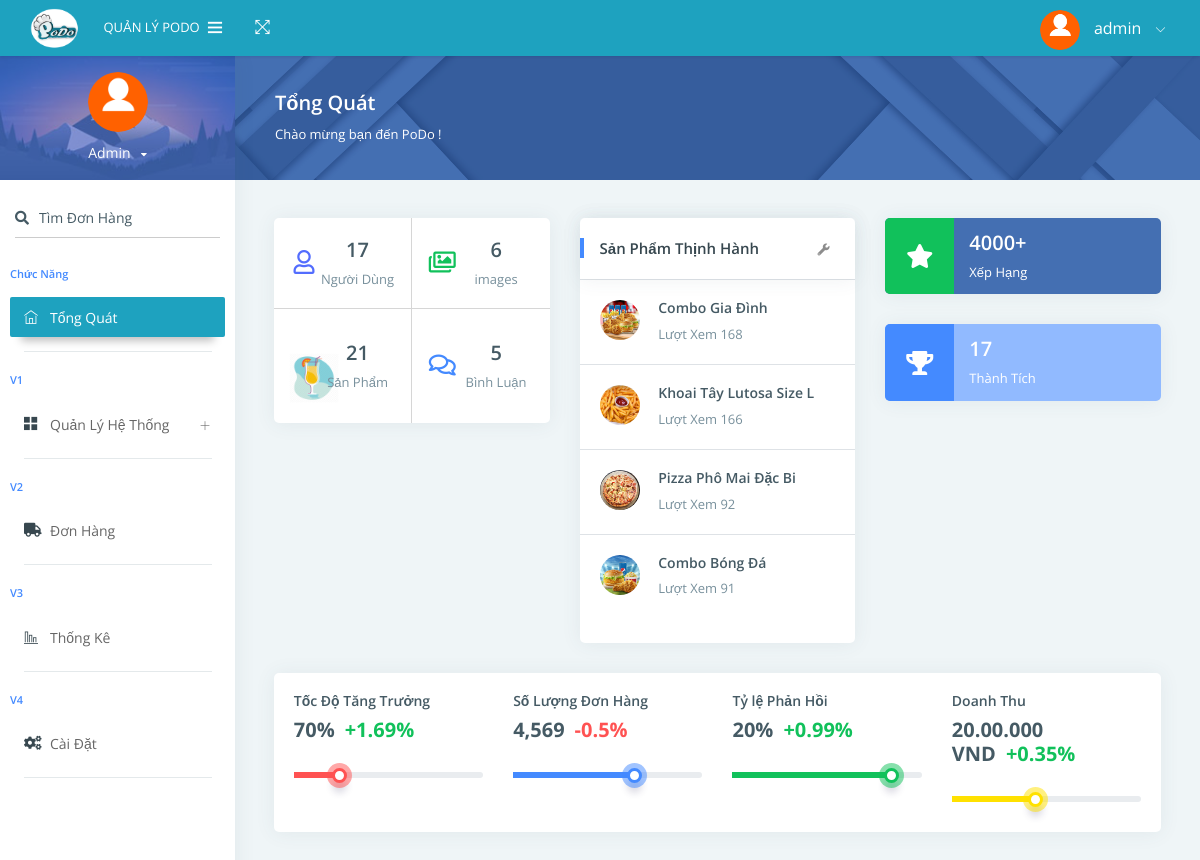
Screenshot of /Admin/ (signed in) with the database file from the repository.
### tables this page shows
CREATE TABLE `information` (
  `id_information` int(11) NOT NULL,
  `logo` varchar(200) NOT NULL COMMENT 'url logo',
  `address1` varchar(200) NOT NULL COMMENT 'địa chỉ 1',
  `phone` varchar(50) NOT NULL COMMENT 'số điện thoại',
  `email` varchar(200) NOT NULL COMMENT 'email'
);

CREATE TABLE `user` (
  `idUser` int(11) NOT NULL,
  `userName` varchar(200) NOT NULL,
  `passWord` varchar(50) NOT NULL,
  `email` varchar(50) NOT NULL,
  `phone` varchar(50) NOT NULL COMMENT 'Số Điện Thoại',
  `fullName` varchar(50) NOT NULL COMMENT 'Họ và Tên',
  `isAdmin` bit(1) NOT NULL,
  `id_role` int(11) NOT NULL COMMENT 'Mã Vai Trò',
  `image` varchar(200) NOT NULL COMMENT 'avata',
  `adress` varchar(200) NOT NULL COMMENT 'Địa Chỉ',
  `disabled` bit(1) NOT NULL COMMENT 'Cấm truy cập'
);

CREATE TABLE `product` (
  `id_product` int(11) NOT NULL COMMENT 'mã sản phẩm',
  `nameProduct` varchar(200) NOT NULL COMMENT 'tên sản phẩm',
  `price` int(11) NOT NULL COMMENT 'giá tiền',
  `discount` int(2) NOT NULL COMMENT 'giảm giá (%)',
  `image` varchar(200) NOT NULL COMMENT 'url hình ảnh',
  `describe` varchar(3000) NOT NULL COMMENT 'thông tin sản phẩm',
  `id_category` int(11) NOT NULL COMMENT 'mã loại',
  `view` int(11) NOT NULL COMMENT 'số lượt xem',
  `date` date NOT NULL COMMENT 'ngày đăng sản phẩm'
);

### Admin/index.php (the view, shortened to what the rows shown need)
<?php
    if ($_SESSION['user']['id_role']!=1) {
        header("location: ../Login/");
    } else {
        require_once('.././Library/library.php');
?>
<!DOCTYPE html>
<html lang="en">
<head>
    <link rel="stylesheet" href="assets/pages/waves/css/waves.min.css" type="text/css" media="all">
    <link rel="stylesheet" type="text/css" href="assets/css/bootstrap/css/bootstrap.min.css">
    <link rel="stylesheet" href="assets/pages/waves/css/waves.min.css" type="text/css" media="all">
    <link rel="stylesheet" type="text/css" href="assets/icon/themify-icons/themify-icons.css">
    <link rel="stylesheet" type="text/css" href="assets/css/font-awesome-n.min.css">
    <link rel="stylesheet" type="text/css" href="assets/css/font-awesome.min.css">
    <link rel="stylesheet" href="https://use.fontawesome.com/releases/v5.15.3/css/all.css">
    <link rel="stylesheet" type="text/css" href="assets/css/jquery.mCustomScrollbar.css">
    <link rel="stylesheet" type="text/css" href="assets/css/style.css">
    <link rel="stylesheet" href="./Home_AD/style_admin.css">
</head>
<body>
    <div id="pcoded" class="pcoded">
        <div class="pcoded-container navbar-wrapper">
            <nav class="navbar header-navbar pcoded-header">
                <div class="navbar-wrapper">
                    <div class="navbar-logo">
                        <a href="../index.php">
                            <?php logo(0) ?>
                            <span>Quản Lý PoDo</span>
                        </a>
                    </div>
                    <div class="navbar-container container-fluid">
                        <ul class="nav-right">
                            <li class="user-profile header-notification">
                                <a href="#!" class="waves-effect waves-light">
                                    <?php avatar($idCustomer,0)?>
                                    <i class="ti-angle-down"></i>
                                </a>
                            </li>
                        </ul>
                    </div>
                </div>
            </nav>
            <div class="pcoded-main-container">
                <div class="pcoded-wrapper">
                    <nav class="pcoded-navbar">
                        <div class="pcoded-inner-navbar main-menu">
                            <div class="">
                                <div class="main-menu-header">
                                    <?php avatar($idCustomer,1)?>
                                </div>
                            </div>
                        </div>
                    </nav>
                    <div class="pcoded-content">
                        <div class="pcoded-inner-content">
                            <div class="main-body">
                                <div class="page-wrapper">
                                    <div class="page-body">
                                        <div class="row">
                                            <div class="col-xl-4 col-md-12">
                                                <div class="card table-card">
                                                    <div class="card-block">
                                                        <div class="table-responsive">
                                                            <table class="table table-hover m-b-0 without-header">
                                                                <tbody>
                                                                    <?php
                                                                        $conn = connectDB();
                                                                        $result = $conn -> query("SELECT * FROM product WHERE view > 0 ORDER BY view DESC LIMIT 0, 4");
                                                                        if ($result->num_rows > 0) {
                                                                            while($row = $result-> fetch_assoc()) {
                                                                                echo '
                                                                                    <tr>
                                                                                        <td>
                                                                                            <div class="d-inline-block align-middle">
                                                                                                <img src="../images/'.$row['image'].'" alt="user image" class="img-radius img-40 align-top m-r-15">
                                                                                                <div class="d-inline-block">
                                                                                                    <h6>'.substr($row['nameProduct'],0,24).'</h6>
                                                                                                    <p class="text-muted m-b-0">Lượt Xem '.$row['view'].'</p>
                                                                                                </div>
                                                                                            </div>
                                                                                        </td>
                                                                                    </tr>';
                                                                            }
                                                                        }
                                                                    ?>
                                                                </tbody>
                                                            </table>
                                                        </div>
                                                    </div>
                                                </div>
                                            </div>
                                        </div>
                                    </div>
                                </div>
                            </div>
                        </div>
                    </div>
                </div>
            </div>
        </div>
    </div>
</body>
</html>
<?php
    }
?>

### Library/library.php (shortened to what the rows shown need)
<?php
function logo($note)
{
    $conn = connectDB();
    $result = $conn->query("SELECT * FROM information ");
    $row = $result->fetch_assoc();
    if ($note == 0) {
        echo '
            <img class="img-fluid" src="../images/' . $row['logo'] . '" alt="Theme-Logo" />
        ';
    } else if ($note == 1) {
        echo '
            <img class="img-fluid" src="../../images/' . $row['logo'] . '" alt="Theme-Logo" />
        ';
    } else if ($note == 2) {
        echo '
            <img src="./images/' . $row['logo'] . '" alt="logo PoDo" />
        ';
    } else if ($note == 3) {
        echo '
            <img src="./images/' . $row['logo'] . '" alt="logo PoDo" />
        ';
    }
}
function avatar($id, $note)
{
    $conn = connectDB();
    $result = $conn->query("SELECT * FROM user WHERE idUser = '" . $id . "'");
    $row = $result->fetch_assoc();
    if ($note == 0) {
        echo '
            <img src=".././images/avata/' . $row['image'] . '" class="img-radius" alt="User-Profile-Image">
            <span>' . $row['userName'] . '</span>
        ';
    } else if ($note == 1) {
        echo '
            <img class="img-80 img-radius" src=".././images/avata/' . $row['image'] . '" alt="User-Profile-Image">
            <div class="user-details">
                <span id="more-details">' . $row['userName'] . '<i class="fa fa-caret-down"></i></span>
            </div>
        ';
    } else if ($note == 2) {
        echo '
            <img src="../../images/avata/' . $row['image'] . '" class="img-radius" alt="User-Profile-Image">
            <span>' . $row['userName'] . '</span>
        ';
    } else if ($note == 3) {
        echo '
            <img class="img-80 img-radius" src="../../images/avata/' . $row['image'] . '" alt="User-Profile-Image">
            <div class="user-details">
                <span id="more-details">' . $row['userName'] . '<i class="fa fa-caret-down"></i></span>
            </div>
        ';
    }
}
?>

### rows the page displays
information: logo (picture)
user: image (picture), userName "admin", userName "Admin"
product: image (picture), nameProduct "Combo Gia Đình", view "168"
product: image (picture), nameProduct "Khoai Tây Lutosa Size L", view "166"
product: image (picture), nameProduct "Pizza Phô Mai Đặc Bi", view "92"
product: image (picture), nameProduct "Combo Bóng Đá", view "91"

### other values shown
$row["SL"] "17"
$row['SL'] "21"
$row['SL'] "5"
